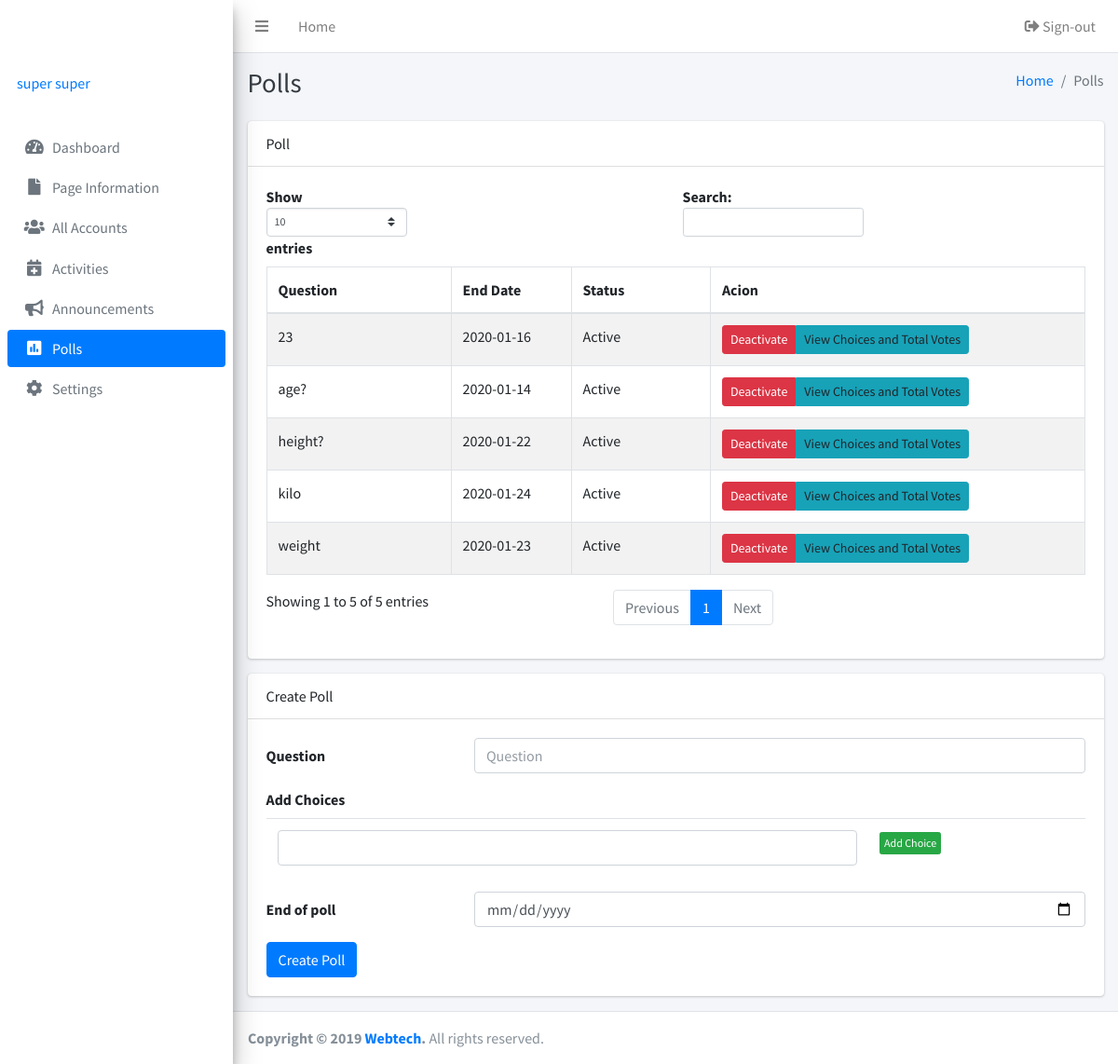
The app's page /admins/poll.php (signed in) with its own data.
### tables this page shows
CREATE TABLE IF NOT EXISTS `accounts` (
  `id` int(255) NOT NULL AUTO_INCREMENT,
  `firstname` varchar(255) NOT NULL,
  `lastname` varchar(255) NOT NULL,
  `username` varchar(255) NOT NULL,
  `email` varchar(255) NOT NULL,
  `password` varchar(255) NOT NULL,
  `role` enum('super','admin') NOT NULL,
  `status` enum('Enabled','Disabled') NOT NULL,
  PRIMARY KEY (`id`),
  UNIQUE KEY `username` (`username`)
);

CREATE TABLE IF NOT EXISTS `pollquestion` (
  `id` int(255) NOT NULL AUTO_INCREMENT,
  `question` varchar(255) NOT NULL,
  `endofdate` varchar(255) DEFAULT NULL,
  `status` enum('Active','Inactive') NOT NULL,
  PRIMARY KEY (`id`)
);

### admins/inc/session.php (called while the page is built, shortened)
<?php
	require_once 'inc/db.php';;
	if(isset($_SESSION['admin'])){
		$sql = mysqli_query($db, "SELECT * FROM accounts where `username` = '".$_SESSION['admin']."'");
		$user = mysqli_fetch_assoc($sql);
	} else {
		header('location: login.php');
		exit();
	}
?>

### admins/poll.php (the view, shortened to what this page needs)
<?php
  include 'inc/session.php';
  include 'inc/header.php';
  include 'inc/db.php';
 ?>
<?php
$link = "Polls";
?>
<body class="hold-transition sidebar-mini">
<div class="wrapper">
<?php include 'inc/navbar.php'; ?>
  <div class="content-wrapper">
    <div class="content-header">
      <div class="container-fluid">
        <div class="row mb-2">
          <div class="col-sm-6">
            <h1 class="m-0 text-dark">Polls</h1>
          </div>
          <div class="col-sm-6">
            <ol class="breadcrumb float-sm-right">
              <li class="breadcrumb-item"><a href="#">Home</a></li>
              <li class="breadcrumb-item active">Polls</li>
            </ol>
          </div>
        </div>
      </div>
    </div>
    <div class="content">
      <div class="container-fluid">
         <div class="row">
          <div class="col-12">
            <div class="card">
              <div class="card-header">
               Poll
              </div>
              <div class="card-body">
                <table class="table table-bordered table-striped display">
                  <thead>
                  <tr>
                    <th width="50">Question</th>
                    <th width="50">End Date</th>
                    <th width="50">Status</th>
                    <th width="50">Acion</th>
                  </tr>
                  </thead>
                  <tbody>
                  <?php
                  $sql = mysqli_query($db, "SELECT * FROM pollquestion");
                  while ($row = mysqli_fetch_array($sql)) {
                        ?>
                  <tr>
                    <td><?php echo $row['question'];?></td>
                    <td><?php echo $row['endofdate'];?></td>
                    <td><?php echo $row['status'];?></td>
                    <td>
                     <div class="btn-group btn-group-sm">
                      <a href='questiondelete.php?id=<?php echo $row['id']; ?>' class="btn btn-danger">Deactivate</a>
                      <a data-toggle="modal" data-target='#view<?php echo $row['id']; ?>' class="btn btn-info btn-sm m-0">View Choices and Total Votes</a>
                     </div>
                    </td>
                  </tr>
                  <?php   } ?>
                  </tbody>
                </table>
              </div>
            </div>
          </div>
        </div>
         <div class="row">
          <div class="col-12">
            <div class="card">
              <div class="card-header">
               Create Poll
              </div>
              <div class="card-body">
               <form class="form-horizontal" action="poll.php" method="post" >
                  <div class="form-group row">
                    <label for="inputEmail3" class="col-sm-3 col-form-label">Question</label>
                    <div class="col-sm-9">
                      <input type="text" class="form-control" placeholder="Question" name="question" required>
                    </div>
                  </div>
                  <div class="form-group">
                    <label for="inputEmail3">Add Choices</label>
                  <table id="dynamic_field" class="table table-condensed">
                  <tbody>
                  <tr>
                    <td>
                      <input type="text" class="form-control" name="choice[]" id="choice_1" required>
                    </td>
                    <td>
                    <button type="button" name="add" id="add" class="btn btn-success btn-xs">Add Choice</button>
                    </td>
                  </tr>
                  </tbody>
                </table>
                  <div class="form-group row">
                    <label for="inputEmail3" class="col-sm-3 col-form-label">End of poll</label>
                    <div class="col-sm-9">
                      <input type="date" class="form-control" name="date" required>
                    </div>
                  </div>
                </div>
                  <button type="submit" class="btn btn-primary" name="submit">Create Poll</button>
                  </form>
              </div>
            </div>
          </div>
        </div>
      </div>
    </div>
  </div>
  <?php include 'inc/footer.php'; ?>
</div>
</body>
</html>

### admins/inc/navbar.php (shortened to what this page needs)
  <nav class="main-header navbar navbar-expand navbar-white navbar-light">
    <ul class="navbar-nav">
      <li class="nav-item">
        <a class="nav-link" data-widget="pushmenu" href="#"><i class="fas fa-bars"></i></a>
      </li>
      <li class="nav-item d-none d-sm-inline-block">
        <a href="index3.html" class="nav-link">Home</a>
      </li>
    </ul>
    <ul class="navbar-nav ml-auto">
      <li class="nav-item">
        <a class="nav-link" href="logout.php"><i class="nav-icon fas fa-sign-out-alt"></i> Sign-out</a>
      </li>
    </ul>
  </nav>
  <aside class="main-sidebar sidebar-gray elevation-4">
    <a href="index3.html" class="brand-link">
      <span class="brand-text font-weight-light">OrgIT</span>
    </a>
    <div class="sidebar">
      <div class="user-panel mt-3 pb-3 mb-3 d-flex">
        <div class="info">
          <a href="#" class="d-block"><?php echo $user['firstname']. ' '.$user['lastname']; ?></a>
        </div>
      </div>
<?php if($user['role'] == 'super'): ?>
      <nav class="mt-2">
        <ul class="nav nav-pills nav-sidebar flex-column" data-widget="treeview" role="menu" data-accordion="false">
          <li class="nav-item">
            <a href="index.php" class="nav-link <?php if($link == 'Dashboard') {echo 'active';} ?>">
              <i class="nav-icon fas fa-tachometer-alt"></i>
              <p>
                Dashboard
              </p>
            </a>
          </li>
          <li class="nav-item">
            <a href="page.php" class="nav-link <?php if($link == 'Information') {echo 'active';} ?>">
              <i class="nav-icon fas fa-file"></i>
              <p>
                Page Information
              </p>
            </a>
          </li>
          <li class="nav-item">
            <a href="allaccounts.php" class="nav-link <?php if($link == 'Accounts') {echo 'active';} ?>">
              <i class="nav-icon fas fa-users"></i>
              <p>
                All Accounts
              </p>
            </a>
          </li>
          <li class="nav-item">
            <a href="activities.php" class="nav-link <?php if($link == 'Activities') {echo 'active';} ?>">
              <i class="nav-icon fas fa-calendar-plus"></i>
              <p>
                Activities
              </p>
            </a>
          </li>
          <li class="nav-item">
            <a href="announcements.php" class="nav-link <?php if($link == 'Announcements') {echo 'active';} ?>">
              <i class="nav-icon fas fa-bullhorn"></i>
              <p>
                Announcements
              </p>
            </a>
          </li>
          <li class="nav-item">
            <a href="poll.php" class="nav-link <?php if($link == 'Polls') {echo 'active';} ?>">
              <i class="nav-icon fas fa-poll"></i>
              <p>
                Polls
              </p>
            </a>
          </li>
          <li class="nav-item">
            <a href="semester.php" class="nav-link <?php if($link == 'Semester') {echo 'active';} ?>">
              <i class="nav-icon fas fa-cog"></i>
              <p>
                Settings
              </p>
            </a>
          </li>
        </ul>
      </nav>
  <?php endif ?>
    </div>
  </aside>

### admins/inc/header.php (style rules this page uses)
p, h1, h2, h3, h4, h5, h6, label, td, dt, dd { user-select: none; -webkit-user-select: none; -khtml-user-select: none; -moz-user-select: none; -ms-user-select: none; }

### records on screen
accounts: firstname "super", lastname "super"
pollquestion: question "age?", endofdate "2020-01-14", status "Active"
pollquestion: question "23", endofdate "2020-01-16", status "Active"
pollquestion: question "height?", endofdate "2020-01-22", status "Active"
pollquestion: question "weight", endofdate "2020-01-23", status "Active"
pollquestion: question "kilo", endofdate "2020-01-24", status "Active"
